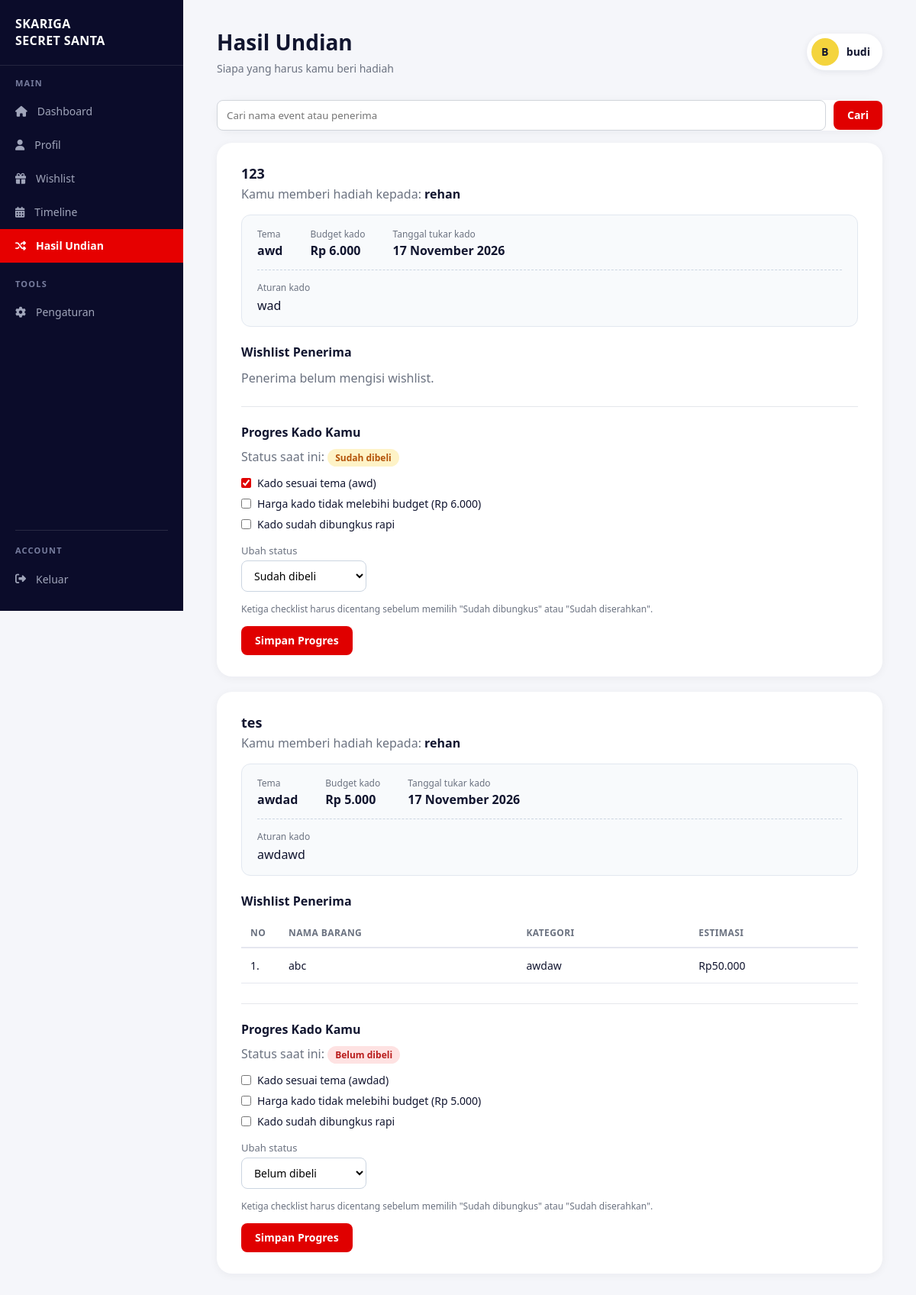
The app's page /pages/hasilundian/hasil_undian.php (signed in) with its own data.
### tables this page shows
CREATE TABLE `pengundian` (
  `id` int(11) NOT NULL,
  `event_id` int(11) NOT NULL,
  `pemberi_id` int(11) NOT NULL,
  `penerima_id` int(11) NOT NULL,
  `tanggal_undi` timestamp NOT NULL DEFAULT current_timestamp(),
  `status` enum('draft','terkirim') DEFAULT 'draft',
  `status_kado` enum('belum_dibeli','sudah_dibeli','sudah_dibungkus','diserahkan') NOT NULL DEFAULT 'belum_dibeli',
  `cek_tema` tinyint(1) NOT NULL DEFAULT 0,
  `cek_budget` tinyint(1) NOT NULL DEFAULT 0,
  `cek_bungkus` tinyint(1) NOT NULL DEFAULT 0
);

CREATE TABLE `events` (
  `id` int(11) NOT NULL,
  `user_id` int(11) NOT NULL,
  `nama_event` varchar(150) NOT NULL,
  `deskripsi` text DEFAULT NULL,
  `tema` varchar(150) DEFAULT NULL,
  `aturan_kado` text DEFAULT NULL,
  `gambar` varchar(255) DEFAULT NULL,
  `budget` decimal(12,2) DEFAULT 0.00,
  `biaya_pendaftaran` decimal(12,2) NOT NULL DEFAULT 0.00,
  `tanggal_event` date DEFAULT NULL,
  `status` enum('draft','aktif','selesai') DEFAULT 'draft',
  `created_at` timestamp NOT NULL DEFAULT current_timestamp()
);

CREATE TABLE `peserta` (
  `id` int(11) NOT NULL,
  `event_id` int(11) NOT NULL,
  `user_id` int(11) NOT NULL,
  `nama` varchar(100) NOT NULL,
  `email` varchar(100) NOT NULL,
  `no_hp` varchar(20) DEFAULT NULL,
  `status` enum('aktif','nonaktif') DEFAULT 'aktif',
  `created_at` timestamp NOT NULL DEFAULT current_timestamp()
);

CREATE TABLE `wishlist` (
  `id` int(11) NOT NULL,
  `peserta_id` int(11) NOT NULL,
  `nama_barang` varchar(150) NOT NULL,
  `kategori` varchar(100) DEFAULT NULL,
  `estimasi_harga` decimal(12,2) DEFAULT 0.00,
  `deskripsi` text DEFAULT NULL,
  `link_referensi` varchar(255) DEFAULT NULL,
  `status` enum('belum_dipilih','dipilih') DEFAULT 'belum_dipilih',
  `created_at` timestamp NOT NULL DEFAULT current_timestamp()
);

### pages/hasilundian/hasil_undian.php (the view, shortened to what this page needs)
<?php
require_once __DIR__ . '/../../config/config.php';
require_once __DIR__ . '/../../includes/functions.php';
$user_id = (int) ($_SESSION['user_id'] ?? 0);
$hasil = [];
$error_message = '';
$debug = false;
$T_UNDIAN   = 'pengundian';
$T_PESERTA  = 'peserta';
$T_EVENT    = 'events';
$T_WISHLIST = 'wishlist';
$C_UNDIAN_ID       = 'id';
$C_UNDIAN_EVENT    = 'event_id';
$C_UNDIAN_PEMBERI  = 'pemberi_id';
$C_UNDIAN_PENERIMA = 'penerima_id';
$C_EVENT_ID   = 'id';
$C_EVENT_NAMA = 'nama_event';
try {
    $sql = "SELECT
                u.$C_UNDIAN_ID AS id,
                u.$C_UNDIAN_EVENT AS event_id,
                e.$C_EVENT_NAMA AS nama_event,
                pn.id AS penerima_id,
                pn.nama AS penerima_nama,
                e.tema AS tema,
                e.aturan_kado AS aturan_kado,
                e.budget AS budget,
                e.tanggal_event AS tanggal_event,
                u.status_kado AS status_kado,
                u.cek_tema AS cek_tema,
                u.cek_budget AS cek_budget,
                u.cek_bungkus AS cek_bungkus
            FROM $T_PESERTA me
            INNER JOIN $T_UNDIAN u
                ON u.$C_UNDIAN_PEMBERI = me.id
                AND u.$C_UNDIAN_EVENT = me.event_id
            INNER JOIN $T_PESERTA pn
                ON pn.id = u.$C_UNDIAN_PENERIMA
            INNER JOIN $T_EVENT e
                ON e.$C_EVENT_ID = u.$C_UNDIAN_EVENT
            WHERE me.user_id = ?
            ORDER BY e.$C_EVENT_ID DESC";
    $stmt = $conn->prepare($sql);
    $stmt->bind_param('i', $user_id);
    $stmt->execute();
    $res = $stmt->get_result();
    while ($row = $res->fetch_assoc()) {
        $row['wishlist'] = [];
        $hasil[] = $row;
    }
    if (!empty($hasil)) {
        $sqlWishlist = "SELECT
                            nama_barang,
                            kategori,
                            estimasi_harga
                        FROM $T_WISHLIST
                        WHERE peserta_id = ?
                        ORDER BY id ASC";
        $stmtW = $conn->prepare($sqlWishlist);
        foreach ($hasil as &$h) {
            $pid = (int) $h['penerima_id'];
            $stmtW->bind_param('i', $pid);
            $stmtW->execute();
            $resultWishlist = $stmtW->get_result();
        }
    }
} catch (Throwable $e) {
    error_log('Hasil Undian Error: ' . $e->getMessage());
    $error_message = $debug
        ? 'Error: ' . $e->getMessage()
        : 'Data hasil undian belum dapat ditampilkan. Silakan hubungi admin.';
}
require_once __DIR__ . '/../../includes/user_layout_top.php';
?>
<?php if ($error_message): ?>
    <div class="us-card us-empty">
        <div>
            <h3>Terjadi Kesalahan</h3>
            <p><?= h($error_message) ?></p>
        </div>
    </div>
<?php else: ?>
    <?php
    $cari = trim($_GET['q'] ?? '');
    $tampil = $hasil;
    ?>
    <?php if (count($hasil) > 1 || $cari !== ''): ?>
        <form method="GET" class="us-card" style="display:flex; gap:10px; align-items:center; margin-bottom:16px;">
            <input type="text" name="q" value="<?= h($cari) ?>" placeholder="Cari nama event atau penerima"
                   style="flex:1; padding:10px 12px; border:1px solid #d1d5db; border-radius:8px; font-family:inherit;">
            <button type="submit" class="us-btn" style="border:none; cursor:pointer;">Cari</button>
        </form>
    <?php endif; ?>
    <?php foreach ($tampil as $h): ?>
        <div class="us-card us-result">
            <h3>
                <?= h($h['nama_event']) ?>
            </h3>
            <p>
                Kamu memberi hadiah kepada:
                <strong><?= h($h['penerima_nama']) ?></strong>
            </p>
            <div class="us-info">
                <div class="us-info-grid">
                    <?php if (!empty($h['tema'])): ?>
                        <div class="us-info-item"><small>Tema</small><span><?= h($h['tema']) ?></span></div>
                    <?php endif; ?>
                    <div class="us-info-item"><small>Budget kado</small><span><?= h(rupiah($h['budget'])) ?></span></div>
                    <?php if (!empty($h['tanggal_event'])): ?>
                        <div class="us-info-item"><small>Tanggal tukar kado</small><span><?= h(tanggal_id($h['tanggal_event'])) ?></span></div>
                    <?php endif; ?>
                </div>
                <?php if (trim((string) $h['aturan_kado']) !== ''): ?>
                    <div class="us-aturan">
                        <small>Aturan kado</small>
                        <div class="rich-content"><?= tampilkan_rich($h['aturan_kado']) ?></div>
                    </div>
                <?php endif; ?>
            </div>
            <h4 style="margin-bottom:12px;">
                Wishlist Penerima
            </h4>
            <?php if (empty($h['wishlist'])): ?>
                <p>Penerima belum mengisi wishlist.</p>
            <?php else: ?>
                <div style="overflow-x:auto;">
                    <table class="data-table">
                        <thead>
                            <tr>
                                <th style="width:50px;">NO</th>
                                <th>Nama Barang</th>
                                <th>Kategori</th>
                                <th>Estimasi</th>
                            </tr>
                        </thead>
                        <tbody>
                            <?php foreach ($h['wishlist'] as $i => $w): ?>
                                <tr>
                                    <td><?= $i + 1 ?>.</td>
                                    <td>
                                        <?= h($w['nama_barang']) ?>
                                    </td>
                                    <td>
                                        <?= h($w['kategori']) ?>
                                    </td>
                                    <td>
                                        Rp<?= number_format(
                                            (float) $w['estimasi_harga'],
                                            0,
                                            ',',
                                            '.'
                                        ) ?>
                                    </td>
                                </tr>
                            <?php endforeach; ?>
                        </tbody>
                    </table>
                </div>
            <?php endif; ?>
            <form method="POST" class="us-progress">
                <h4>Progres Kado Kamu</h4>
                <p style="margin-bottom:12px;">Status saat ini: <?= status_kado_badge($h['status_kado']) ?></p>
                <div class="us-check">
                    <label>
                        <input type="checkbox" name="cek_tema" value="1" <?= !empty($h['cek_tema']) ? 'checked' : '' ?>>
                        <span>Kado sesuai tema<?= !empty($h['tema']) ? ' (' . h($h['tema']) . ')' : '' ?></span>
                    </label>
                    <label>
                        <input type="checkbox" name="cek_budget" value="1" <?= !empty($h['cek_budget']) ? 'checked' : '' ?>>
                        <span>Harga kado tidak melebihi budget (<?= h(rupiah($h['budget'])) ?>)</span>
                    </label>
                    <label>
                        <input type="checkbox" name="cek_bungkus" value="1" <?= !empty($h['cek_bungkus']) ? 'checked' : '' ?>>
                        <span>Kado sudah dibungkus rapi</span>
                    </label>
                </div>
                <label class="us-lbl" for="status_kado_<?= (int) $h['id'] ?>">Ubah status</label>
                <select name="status_kado" id="status_kado_<?= (int) $h['id'] ?>">
                    <?php foreach (status_kado_daftar() as $kode => $label): ?>
                        <option value="<?= h($kode) ?>" <?= $h['status_kado'] === $kode ? 'selected' : '' ?>><?= h($label) ?></option>
                    <?php endforeach; ?>
                </select>
                <p class="us-hint">Ketiga checklist harus dicentang sebelum memilih "Sudah dibungkus" atau "Sudah diserahkan".</p>
                <button type="submit" class="us-btn">Simpan Progres</button>
            </form>
        </div>
    <?php endforeach; ?>
<?php endif; ?>
<?php
require_once __DIR__ . '/../../includes/user_layout_bottom.php';
?>

### includes/functions.php (shortened to what this page needs)
<?php
function h($str)
{
    return htmlspecialchars((string) $str, ENT_QUOTES, 'UTF-8');
}
function tanggal_id($date, bool $short = false): string
{
    $bulan = $short
        ? ['', 'Jan', 'Feb', 'Mar', 'Apr', 'Mei', 'Jun', 'Jul', 'Agu', 'Sep', 'Okt', 'Nov', 'Des']
        : ['', 'Januari', 'Februari', 'Maret', 'April', 'Mei', 'Juni', 'Juli', 'Agustus', 'September', 'Oktober', 'November', 'Desember'];
    $ts = strtotime($date);
    return date('j', $ts) . ' ' . $bulan[(int) date('n', $ts)] . ' ' . date('Y', $ts);
}
function rupiah($angka): string
{
    return 'Rp ' . number_format((float) $angka, 0, ',', '.');
}
function tampilkan_rich(?string $teks): string
{
    $teks = trim((string) $teks);
    if (!preg_match('/<(?:b|strong|i|em|u|ul|ol|li|br|p|div|span|mark)\b/i', $teks)) {
        return nl2br(h($teks));
    }
    return bersihkan_html_rich($teks);
}
function status_kado_daftar(): array
{
    return [
        'belum_dibeli'    => 'Belum dibeli',
        'sudah_dibeli'    => 'Sudah dibeli',
        'sudah_dibungkus' => 'Sudah dibungkus',
        'diserahkan'      => 'Sudah diserahkan',
    ];
}
function status_kado_label(?string $status): string
{
    $daftar = status_kado_daftar();
    return $daftar[$status ?? ''] ?? $daftar['belum_dibeli'];
}
function status_kado_badge(?string $status): string
{
    $warna = [
        'belum_dibeli'    => ['#fee2e2', '#b91c1c'],
        'sudah_dibeli'    => ['#fef3c7', '#b45309'],
        'sudah_dibungkus' => ['#dbeafe', '#1d4ed8'],
        'diserahkan'      => ['#dcfce7', '#15803d'],
    ];
    $kunci = isset($warna[$status ?? '']) ? $status : 'belum_dibeli';
    [$bg, $fg] = $warna[$kunci];
    return '<span style="display:inline-block;padding:3px 10px;border-radius:999px;font-size:12px;font-weight:700;'
        . 'background:' . $bg . ';color:' . $fg . ';">' . h(status_kado_label($kunci)) . '</span>';
}
?>

### assets/css/user.css (style rules this page uses)
* { margin: 0; padding: 0; box-sizing: border-box; }
:root { --navy: #07042f; --navy-soft: #292553; --red: #e00000; --orange: #ff6a00; --ink: #11152f; --muted: #6b7280; --line: #e5e7ef; --bg: #f5f6fa; --white: #ffffff; }
body { font-family: Arial, Helvetica, sans-serif; background: var(--bg); color: var(--ink); }
.data-table { width: 100%; border-collapse: collapse; font-size: 14px; }
.data-table th { text-align: left; font-size: 12px; text-transform: uppercase; letter-spacing: 0.4px; color: var(--muted); padding: 10px 12px; border-bottom: 2px solid var(--line); }
.data-table td { padding: 13px 12px; border-bottom: 1px solid var(--line); vertical-align: middle; }
* { font-family: 'Segoe UI', Tahoma, Geneva, Verdana, sans-serif; }

### pages/hasilundian/hasil_undian.php (style rules this page uses)
.us-card { background: #ffffff; border-radius: 20px; box-shadow: 0 2px 12px rgba(17, 21, 47, 0.05); }
.us-btn { display: inline-block; background: #e00000; color: #ffffff; font-size: 14px; font-weight: 700; padding: 10px 18px; line-height: 18px; border-radius: 8px; text-decoration: none; }
.us-result { padding: 28px 32px; margin-bottom: 20px; }
.us-result h3 { margin: 0 0 4px; font-size: 18px; font-weight: 700; color: #11152f; }
.us-result p { margin: 0 0 16px; color: #6b7280; }
.us-result p strong { color: #11152f; }
.us-info { background: #f8fafc; border: 1px solid #e2e8f0; border-radius: 12px; padding: 16px 20px; margin: 0 0 22px; }
.us-info-grid { display: flex; flex-wrap: wrap; gap: 12px 36px; }
.us-info-item small { display: block; color: #6b7280; font-size: 12px; margin-bottom: 2px; }
.us-info-item span { font-weight: 700; color: #11152f; }
.us-aturan { margin-top: 14px; padding-top: 14px; border-top: 1px dashed #cbd5e1; }
.us-aturan > small { display: block; color: #6b7280; font-size: 12px; margin-bottom: 4px; }
.us-progress { margin-top: 26px; padding-top: 22px; border-top: 1px solid #e5e7eb; }
.us-progress h4 { margin: 0 0 10px; }
.us-progress select { padding: 9px 12px; border: 1px solid #cbd5e1; border-radius: 8px; font-size: 14px; font-family: inherit; background: #fff; margin: 4px 0 14px; }
.us-progress label.us-lbl { display: block; font-size: 13px; color: #6b7280; }
.us-check { display: flex; flex-direction: column; gap: 8px; margin-bottom: 16px; }
.us-check label { display: flex; align-items: flex-start; gap: 8px; font-size: 14px; color: #11152f; cursor: pointer; }
.us-check input { margin-top: 3px; accent-color: #e00000; }
.us-progress .us-hint { font-size: 12px; color: #6b7280; margin: 0 0 14px; }
button.us-btn { border: none; cursor: pointer; font-family: inherit; }

### records on screen
pengundian: event.nama_event "123", penerima.nama "rehan", event.tema "awd", event.budget "Rp 6.000", event.tanggal_event "17 November 2026", event.aturan_kado "wad", shows "Penerima belum mengisi wishlist.", status_kado "Sudah dibeli", cek_tema "☑"
pengundian: event.nama_event "tes", penerima.nama "rehan", event.tema "awdad", event.budget "Rp 5.000", event.tanggal_event "17 November 2026", event.aturan_kado "awdawd", status_kado "Belum dibeli"
wishlist: nama_barang "abc", kategori "awdaw", estimasi_harga "50.000"

### other values on screen
$item['label'] "Dashboard"
$item['label'] "Profil"
$item['label'] "Wishlist"
$item['label'] "Timeline"
$item['label'] "Hasil Undian"
$item['label'] "Pengaturan"
$page_title "Hasil Undian"
$page_subtitle "Siapa yang harus kamu beri hadiah"
$inisial "B"
$nama_user "budi"
